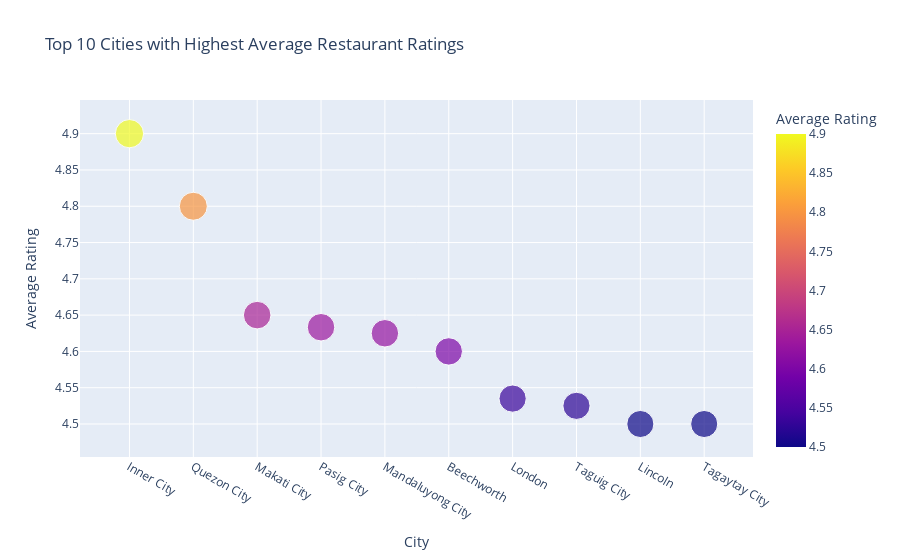
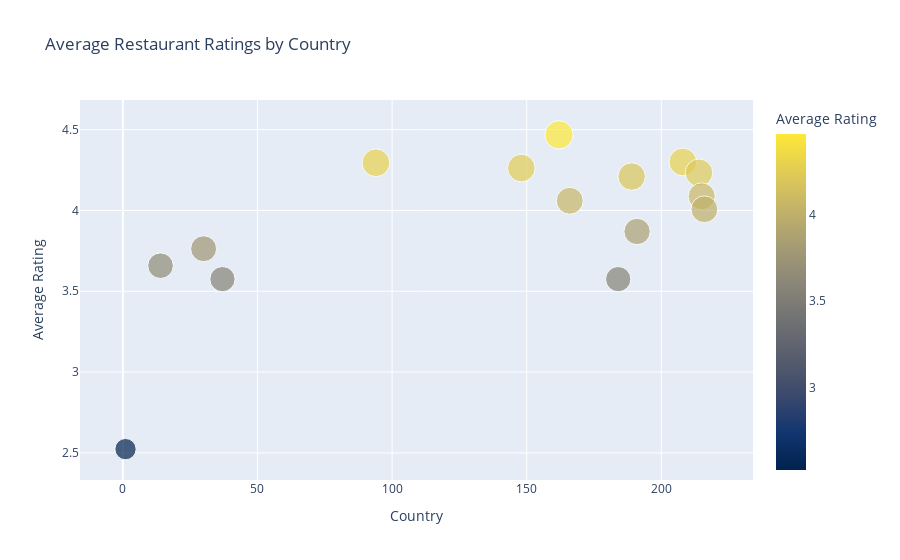

The notebook cell saved with these charts, in order:
### Code cell
# Average Rating by City
avg_rating_city = df.groupby("City")["Aggregate rating"].mean().reset_index()
avg_rating_city = avg_rating_city.sort_values(by="Aggregate rating", ascending=False).head(10)

# Plot the correlation between City and Ratings
fig_city_rating = px.scatter(
    avg_rating_city,
    x="City",
    y="Aggregate rating",
    size="Aggregate rating",
    title="Top 10 Cities with Highest Average Restaurant Ratings",
    labels={'Aggregate rating': 'Average Rating', 'City': 'City'},
    color="Aggregate rating",
    color_continuous_scale="plasma"
)
fig_city_rating.show()

# Average Rating by Country
avg_rating_country = df.groupby("Country Code")["Aggregate rating"].mean().reset_index()
avg_rating_country = avg_rating_country.sort_values(by="Aggregate rating", ascending=False)

# Plot the correlation between Country and Ratings
fig_country_rating = px.scatter(
    avg_rating_country,
    x="Country Code",
    y="Aggregate rating",
    size="Aggregate rating",
    title="Average Restaurant Ratings by Country",
    labels={'Aggregate rating': 'Average Rating', 'Country Code': 'Country'},
    color="Aggregate rating",
    color_continuous_scale="cividis"
)
fig_country_rating.show()

### Figure 1 — Plotly figure (JSON) as saved in the notebook; plotly's stock layout.template omitted (floating-point values rounded to 4 significant figures)
{"data": [{"hovertemplate": "City=%{x}<br>Average Rating=%{marker.color}<extra></extra>", "legendgroup": "", "marker": {"color": [4.9, 4.8, 4.65, 4.633, 4.625, 4.6, 4.535, 4.525, 4.5, 4.5], "coloraxis": "coloraxis", "size": [4.9, 4.8, 4.65, 4.633, 4.625, 4.6, 4.535, 4.525, 4.5, 4.5], "sizemode": "area", "sizeref": 0.01225, "symbol": "circle"}, "mode": "markers", "name": "", "orientation": "v", "showlegend": false, "type": "scatter", "x": ["Inner City", "Quezon City", "Makati City", "Pasig City", "Mandaluyong City", "Beechworth", "London", "Taguig City", "Lincoln", "Tagaytay City"], "xaxis": "x", "y": [4.9, 4.8, 4.65, 4.633, 4.625, 4.6, 4.535, 4.525, 4.5, 4.5], "yaxis": "y"}], "layout": {"coloraxis": {"colorbar": {"title": {"text": "Average Rating"}}, "colorscale": [[0, "#0d0887"], [0.1111, "#46039f"], [0.2222, "#7201a8"], [0.3333, "#9c179e"], [0.4444, "#bd3786"], [0.5556, "#d8576b"], [0.6667, "#ed7953"], [0.7778, "#fb9f3a"], [0.8889, "#fdca26"], [1, "#f0f921"]]}, "legend": {"itemsizing": "constant", "tracegroupgap": 0}, "title": {"text": "Top 10 Cities with Highest Average Restaurant Ratings"}, "xaxis": {"anchor": "y", "domain": [0, 1], "title": {"text": "City"}}, "yaxis": {"anchor": "x", "domain": [0, 1], "title": {"text": "Average Rating"}}}}

### Figure 2 — Plotly figure (JSON) as saved in the notebook; plotly's stock layout.template omitted (floating-point values rounded to 4 significant figures)
{"data": [{"hovertemplate": "Country=%{x}<br>Average Rating=%{marker.color}<extra></extra>", "legendgroup": "", "marker": {"color": [4.468, 4.3, 4.295, 4.263, 4.233, 4.21, 4.088, 4.06, 4.007, 3.87, 3.763, 3.658, 3.575, 3.575, 2.523], "coloraxis": "coloraxis", "size": [4.468, 4.3, 4.295, 4.263, 4.233, 4.21, 4.088, 4.06, 4.007, 3.87, 3.763, 3.658, 3.575, 3.575, 2.523], "sizemode": "area", "sizeref": 0.01117, "symbol": "circle"}, "mode": "markers", "name": "", "orientation": "v", "showlegend": false, "type": "scatter", "x": [162, 208, 94, 148, 214, 189, 215, 166, 216, 191, 30, 14, 37, 184, 1], "xaxis": "x", "y": [4.468, 4.3, 4.295, 4.263, 4.233, 4.21, 4.088, 4.06, 4.007, 3.87, 3.763, 3.658, 3.575, 3.575, 2.523], "yaxis": "y"}], "layout": {"coloraxis": {"colorbar": {"title": {"text": "Average Rating"}}, "colorscale": [[0, "#00224e"], [0.1111, "#123570"], [0.2222, "#3b496c"], [0.3333, "#575d6d"], [0.4444, "#707173"], [0.5556, "#8a8678"], [0.6667, "#a59c74"], [0.7778, "#c3b369"], [0.8889, "#e1cc55"], [1, "#fee838"]]}, "legend": {"itemsizing": "constant", "tracegroupgap": 0}, "title": {"text": "Average Restaurant Ratings by Country"}, "xaxis": {"anchor": "y", "domain": [0, 1], "title": {"text": "Country"}}, "yaxis": {"anchor": "x", "domain": [0, 1], "title": {"text": "Average Rating"}}}}
